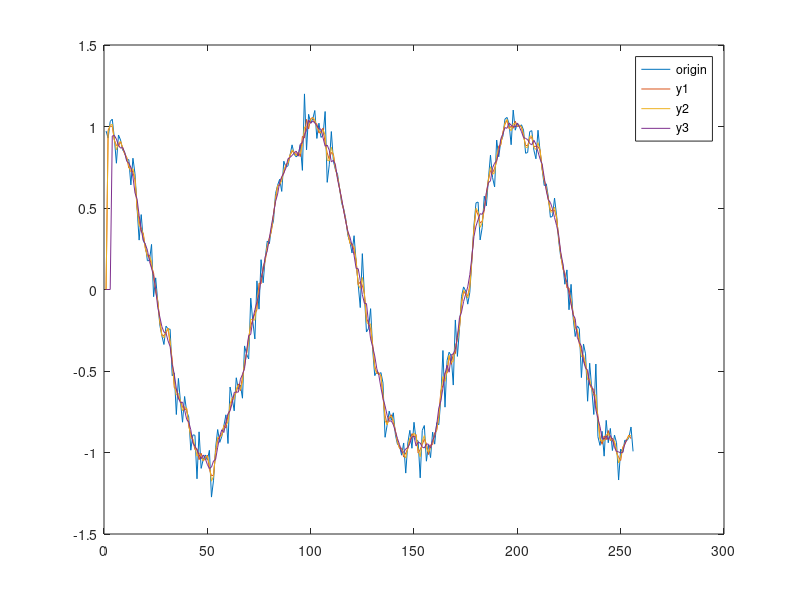

Here is the MATLAB script that generated this plot:
clear all
close all
clc

%% Sinusoid
k = 1:256;
x = cos(2*pi*0.01*k);
%plot(x);

%% Noise
n = randn(1,256);
%plot(n);

%% Our signal
s = x + 0.1*n;
plot(s);
hold on

%% Filter 1
for i=2:255
y1(i) = 1/3*(s(i-1)+s(i)+s(i+1));
end
plot(y1);
hold on

%% Filter 2
for i=2:255
y2(i) = 1/4*(s(i-1)+2*s(i)+s(i+1));
end
plot(y2);
hold on

%% Filter 3
for i=4:253
y3(i) = 1/5*(s(i-2)+s(i-1)+s(i)+s(i+1)+s(i+2));
end
plot(y3);
hold on

legend('origin','y1','y2','y3')